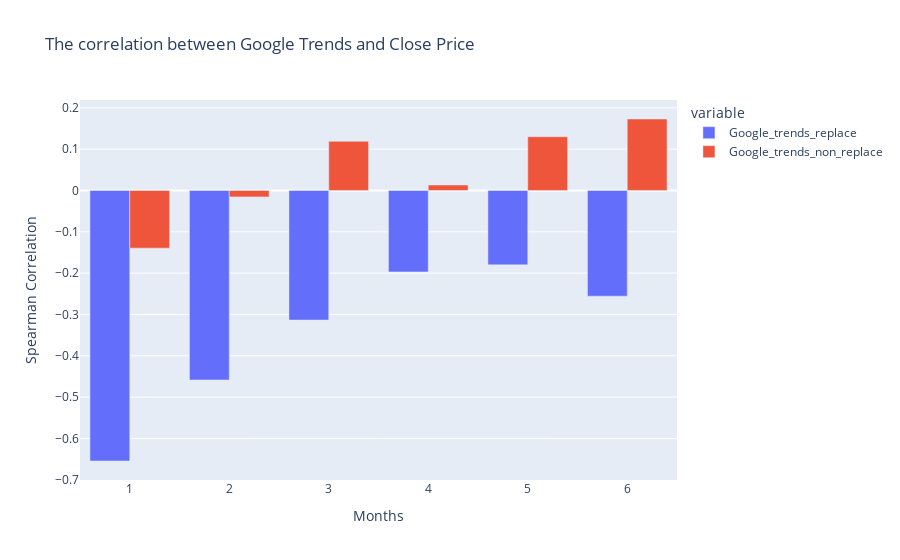

The cell this chart's notebook holds for it:
### Code cell
# import plotly.graph_objects as go
# fig = go.Figure()

fig = px.bar(results_frame, x=results_frame.index, y=['Google_trends_replace', 'Google_trends_non_replace'], title='Google Trends')

fig.update_layout(
    title='The correlation between Google Trends and Close Price',
    xaxis_title='Months',
    yaxis_title='Spearman Correlation',
    barmode='group'
)

fig.show()

### Figure 1 — Plotly figure (JSON) as saved in the notebook; plotly's stock layout.template omitted (floating-point values rounded to 4 significant figures)
{"data": [{"alignmentgroup": "True", "hovertemplate": "variable=Google_trends_replace<br>Months=%{x}<br>value=%{y}<extra></extra>", "legendgroup": "Google_trends_replace", "marker": {"color": "#636efa", "pattern": {"shape": ""}}, "name": "Google_trends_replace", "offsetgroup": "Google_trends_replace", "orientation": "v", "showlegend": true, "textposition": "auto", "x": [1, 2, 3, 4, 5, 6], "xaxis": "x", "y": [-0.6545, -0.4585, -0.3136, -0.197, -0.1799, -0.2558], "yaxis": "y", "type": "bar"}, {"alignmentgroup": "True", "hovertemplate": "variable=Google_trends_non_replace<br>Months=%{x}<br>value=%{y}<extra></extra>", "legendgroup": "Google_trends_non_replace", "marker": {"color": "#EF553B", "pattern": {"shape": ""}}, "name": "Google_trends_non_replace", "offsetgroup": "Google_trends_non_replace", "orientation": "v", "showlegend": true, "textposition": "auto", "x": [1, 2, 3, 4, 5, 6], "xaxis": "x", "y": [-0.1397, -0.01547, 0.1189, 0.01324, 0.1301, 0.173], "yaxis": "y", "type": "bar"}], "layout": {"xaxis": {"anchor": "y", "domain": [0.0, 1.0], "title": {"text": "Months"}}, "yaxis": {"anchor": "x", "domain": [0.0, 1.0], "title": {"text": "Spearman Correlation"}}, "legend": {"title": {"text": "variable"}, "tracegroupgap": 0}, "title": {"text": "The correlation between Google Trends and Close Price"}, "barmode": "group"}}
